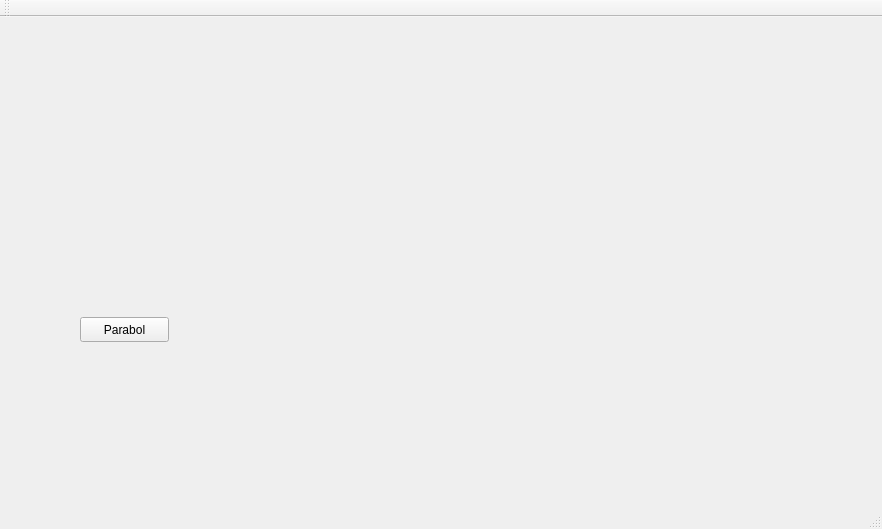
<?xml version="1.0" encoding="UTF-8"?>
<ui version="4.0">
 <class>MainWindow</class>
 <widget class="QMainWindow" name="MainWindow">
  <property name="geometry">
   <rect>
    <x>0</x>
    <y>0</y>
    <width>882</width>
    <height>529</height>
   </rect>
  </property>
  <property name="windowTitle">
   <string>MainWindow</string>
  </property>
  <widget class="QWidget" name="centralWidget">
   <widget class="QCustomPlot" name="customPlot" native="true">
    <property name="geometry">
     <rect>
      <x>50</x>
      <y>30</y>
      <width>771</width>
      <height>211</height>
     </rect>
    </property>
   </widget>
   <widget class="QPushButton" name="pushButtonParabol">
    <property name="geometry">
     <rect>
      <x>80</x>
      <y>300</y>
      <width>89</width>
      <height>25</height>
     </rect>
    </property>
    <property name="text">
     <string>Parabol</string>
    </property>
   </widget>
  </widget>
  <widget class="QMenuBar" name="menuBar">
   <property name="geometry">
    <rect>
     <x>0</x>
     <y>0</y>
     <width>882</width>
     <height>22</height>
    </rect>
   </property>
  </widget>
  <widget class="QToolBar" name="mainToolBar">
   <attribute name="toolBarArea">
    <enum>TopToolBarArea</enum>
   </attribute>
   <attribute name="toolBarBreak">
    <bool>false</bool>
   </attribute>
  </widget>
  <widget class="QStatusBar" name="statusBar"/>
 </widget>
 <layoutdefault spacing="6" margin="11"/>
 <customwidgets>
  <customwidget>
   <class>QCustomPlot</class>
   <extends>QWidget</extends>
   <header>qcustomplot.h</header>
   <container>1</container>
  </customwidget>
 </customwidgets>
 <resources/>
 <connections/>
</ui>
